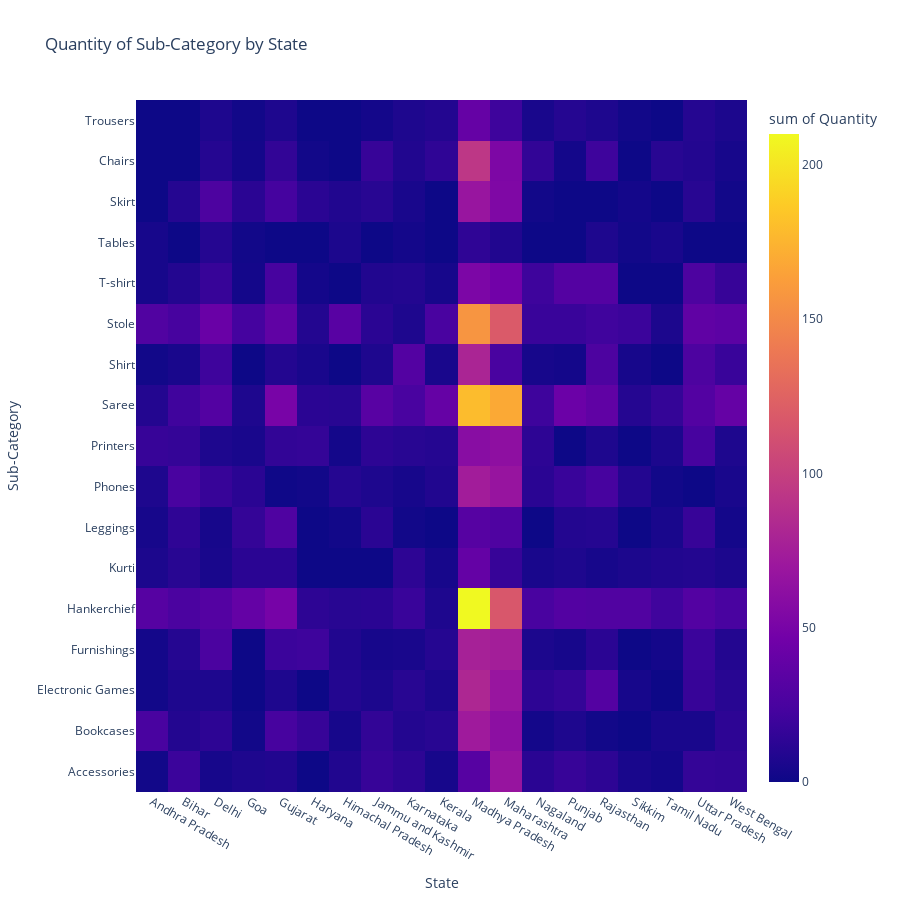

The cell this chart's notebook holds for it:
### Markdown cell above
### 3-4-1. **지역별 주력 판매상품 판매량**

### Code cell
fig5 = px.density_heatmap(df_by_region,
                          x='State',
                          y='Sub-Category',
                          z='Quantity',
                          title='Quantity of Sub-Category by State',
                          )
fig5.update_layout(width = 900, height = 900)
fig5.show()

### Figure 1 — Plotly figure (JSON) as saved in the notebook; plotly's stock layout.template omitted (floating-point values rounded to 4 significant figures; data arrays with more than 128 entries replaced by an {"elided": "..."} marker saying what was removed)
{"data": [{"coloraxis": "coloraxis", "histfunc": "sum", "hovertemplate": "State=%{x}<br>Sub-Category=%{y}<br>sum of Quantity=%{z}<extra></extra>", "name": "", "type": "histogram2d", "x": {"elided": "277 str values"}, "xaxis": "x", "xbingroup": "x", "y": {"elided": "277 str values"}, "yaxis": "y", "ybingroup": "y", "z": {"elided": "277 int values"}}], "layout": {"coloraxis": {"colorbar": {"title": {"text": "sum of Quantity"}}, "colorscale": [[0, "#0d0887"], [0.1111, "#46039f"], [0.2222, "#7201a8"], [0.3333, "#9c179e"], [0.4444, "#bd3786"], [0.5556, "#d8576b"], [0.6667, "#ed7953"], [0.7778, "#fb9f3a"], [0.8889, "#fdca26"], [1, "#f0f921"]]}, "height": 900, "legend": {"tracegroupgap": 0}, "title": {"text": "Quantity of Sub-Category by State"}, "width": 900, "xaxis": {"anchor": "y", "domain": [0, 1], "title": {"text": "State"}}, "yaxis": {"anchor": "x", "domain": [0, 1], "title": {"text": "Sub-Category"}}}}
